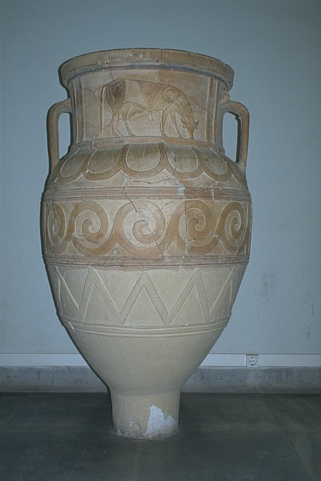
#> input picture Week2/images/227092.png, 321 x 481 px
$ python q1.py
#> lines starting #> are read from the running program, lines starting #| are printed output that depends on the picture
import cv2
import numpy as np
import matplotlib.pyplot as plt

def high_pass_filter(image_path):
    # Load the image in grayscale
#> called with image_path = './images/227092.png'
    img = cv2.imread(image_path, cv2.IMREAD_GRAYSCALE)
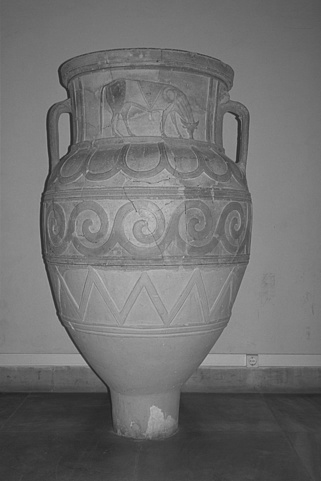
#> img: shape (481, 321); min 32, max 195, mean 111.4

    if img is None:
        print("Error: Could not read the image.")
        return

    # Get image dimensions
    rows, cols = img.shape
#> rows = 481; cols = 321

    # Apply FFT and shift zero frequency to center
    dft = np.fft.fft2(img)
    dft_shift = np.fft.fftshift(dft)

    # Create a High-Pass Filter
    mask = np.ones((rows, cols), np.uint8)
    center_x, center_y = rows // 2, cols // 2
#> center_x = 240; center_y = 160
    radius = 30  # Controls how much low frequency is removed
    mask[center_x - radius:center_x + radius, center_y - radius:center_y + radius] = 0

    # Apply the high-pass filter
    dft_filtered = dft_shift * mask

    # Shift back and apply inverse FFT
    dft_ishift = np.fft.ifftshift(dft_filtered)
    img_filtered = np.fft.ifft2(dft_ishift)
    img_filtered = np.abs(img_filtered)
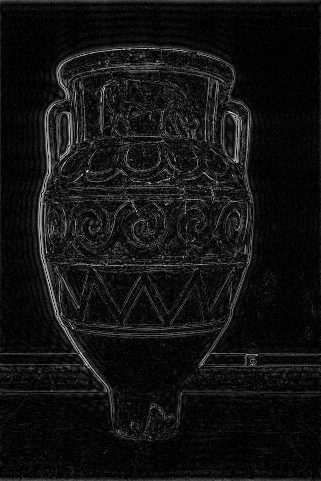
#> img_filtered: shape (481, 321) float64; min 0.0034, max 63.82, mean 4.7; drawn with min black and max white

    # Display the results
    plt.figure(figsize=(10, 5))
    plt.subplot(1, 2, 1), plt.imshow(img, cmap='gray'), plt.title("Original Image")
    plt.subplot(1, 2, 2), plt.imshow(img_filtered, cmap='gray'), plt.title("High-Pass Filtered Image")
    plt.show()
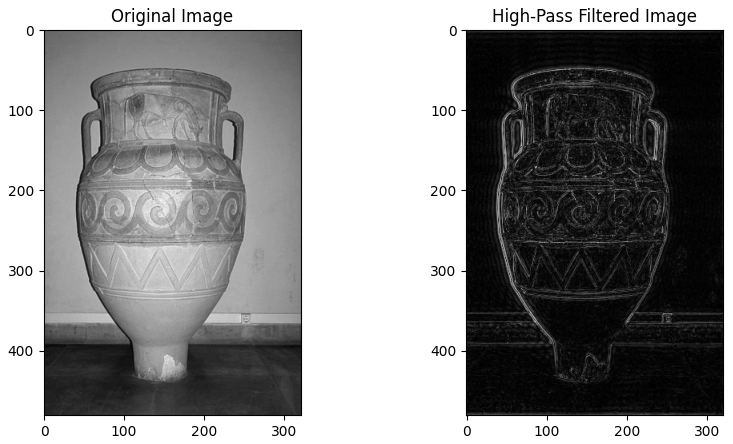
#> figure drawn by matplotlib, 2 panels

# Run the function with an image
high_pass_filter("./images/227092.png")

$ run again, with Week2/images/19021.png copied over Week2/images/227092.png
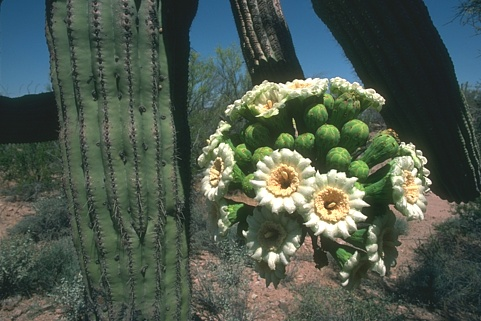
#> input picture Week2/images/19021.png, 481 x 321 px
#> in high_pass_filter, `img_filtered = np.abs(img_filtered)`:
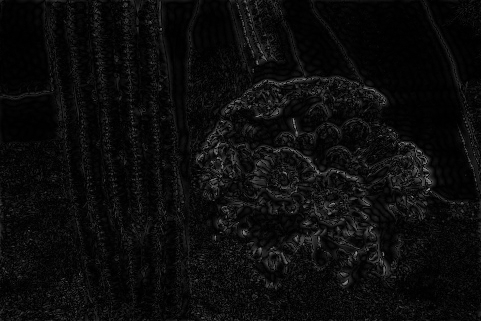
#> img_filtered: shape (321, 481) float64; min 0.0171, max 155.4, mean 12.5
#> in high_pass_filter, `plt.show()`:
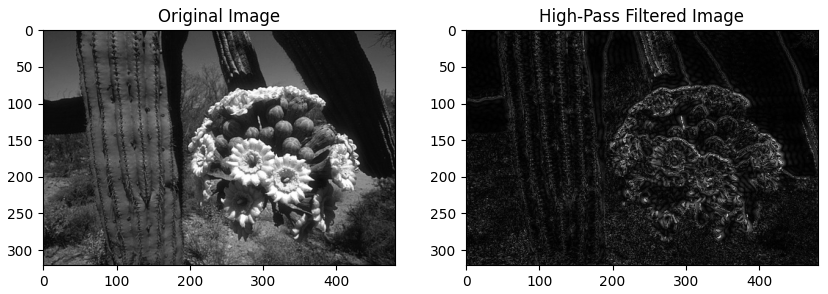
#> figure drawn by matplotlib, 2 panels
